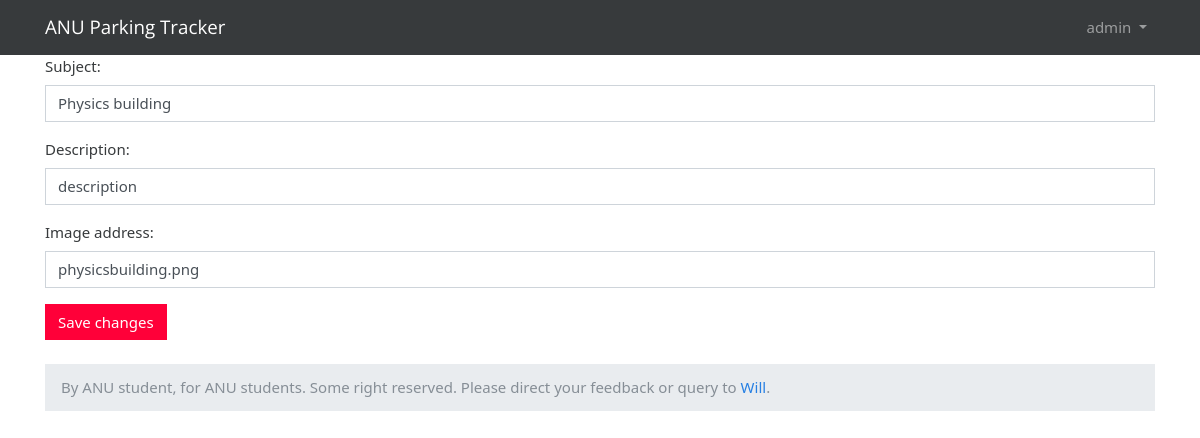
Screenshot of /boards/2/topics/7/edit/ (signed in) with the database file from the repository.
### boards/models.py (models this page shows, shortened)
class Topic(models.Model):
    subject = models.CharField(max_length=255)
    last_updated = models.DateTimeField(auto_now_add=True)
    board = models.ForeignKey(Board, on_delete=models.CASCADE, related_name='topics')
    starter = models.ForeignKey(User, on_delete=models.CASCADE, related_name='topics')
    views = models.PositiveIntegerField(default=0)
    description = models.CharField(max_length=4000, default='description')
    image_address = models.CharField(max_length=255, default='fallback-img.png')

### boards/views.py (the view, shortened to what this page needs)
@method_decorator(user_passes_test(admin_check), name='dispatch')
class TopicUpdateView(UpdateView):
    model = Topic
    fields = ['subject', 'description', 'image_address']
    template_name = 'edit_topic.html'
    pk_url_kwarg = 'topic_pk'
    context_object_name = 'topic'
    '''
    def get_queryset(self):
        queryset = super().get_queryset()
        return queryset.filter(starter=self.request.user) #only self is the starter
    '''

### boards/templatetags/form_tags.py (called while the page is built)
@register.filter
def input_class(bound_field):
    css_class = ''
    if bound_field.form.is_bound:
        if bound_field.errors:
            css_class = 'is-invalid'
        elif field_type(bound_field) != 'PasswordInput':
            css_class = 'is-valid'
    return 'form-control {}'.format(css_class)

### boards/views.py (called while the page is built)
def admin_check(user):
    return user.is_superuser

### templates/edit_topic.html (shortened to what this page needs)
{% extends 'base.html' %}
{% load static %}
{% block stylesheet %}
  <link rel="stylesheet" href="{% static 'css/simplemde.min.css' %}">
{% endblock %}
{% block content %}
  <form method="post" class="mb-4" novalidate>
    {% include 'includes/form.html' %}
    <button type="submit" class="btn btn-danger">Save changes</button>
  </form>
{% endblock %}

### templates/base.html (shortened to what this page needs)
{% load static %}<!DOCTYPE html>
<html>
  <head>
    <link rel="stylesheet" href="{% static 'css/bootstrap.min.css' %}">
    <link rel="stylesheet" href="{% static 'css/app.css' %}">
    {% block stylesheet %}{% endblock %}
  </head>
  <body>
    {% block body %}
      <nav class="navbar navbar-expand-sm navbar-dark bg-dark">
        <div class="container">
          <a class="navbar-brand" href="{% url 'board_topics' 2 %}">ANU Parking Tracker</a>
          <div class="collapse navbar-collapse" id="mainMenu">
            {% if user.is_authenticated %}
              <ul class="navbar-nav ml-auto">
                <li class="nav-item dropdown">
                  <a class="nav-link dropdown-toggle" href="#" id="userMenu" data-toggle="dropdown" aria-haspopup="true" aria-expanded="false">
                    {{ user.username }}
                  </a>
                </li>
              </ul>
            {% else %}
              <form class="form-inline ml-auto">
                <a href="{% url 'login' %}" class="btn btn-secondary">Log in</a>
                <a href="{% url 'signup' %}" class="btn btn-primary ml-2">Sign up</a>
              </form>
            {% endif %}
          </div>
        </div>
      </nav>
      <div class="container">
        {% block content %}
        {% endblock %}
		<ol class="breadcrumb my-4">
			<li class="breadcrumb-item active">By ANU student, for ANU students. Some right reserved. Please direct your feedback or query to <a href="mailto:williamqlim@gmail.com?subject=Feedback/Enquiry about ANU Parking Tracker">Will</a>.</li>
		</ol>
      </div>
    {% endblock body %}
  </body>
</html>

### templates/includes/form.html (shortened to what this page needs)
{% load form_tags widget_tweaks %}
{% for field in form %}
  <div class="form-group">
    {{ field.label_tag }}
    {% render_field field class=field|input_class %}
  </div>
{% endfor %}

### static/css/app.css (style rules this page uses)
.navbar-brand { font-family: 'Open Sans', sans-serif; }

### rows the page displays
Topic: subject "Physics building" "description" "physicsbuilding.png"

### other values shown
{{ user.username }} "admin"
{{ field.label_tag }} "Subject:" "Description:" "Image address:"
